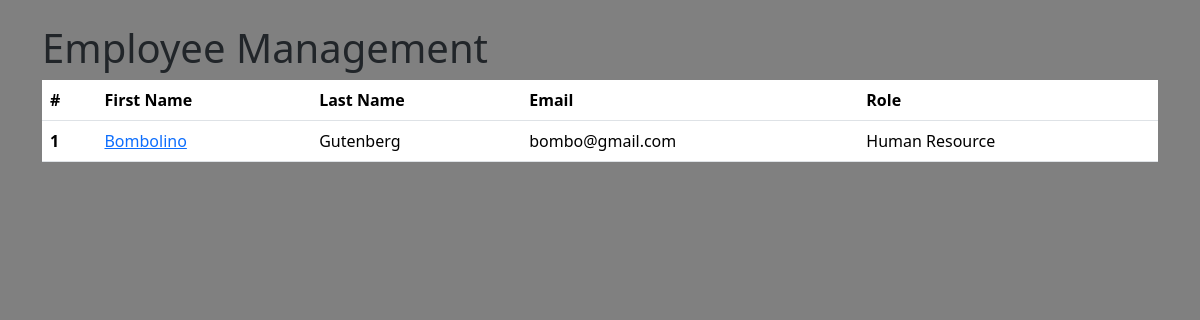
/, run on an earlier commit of the app's database.
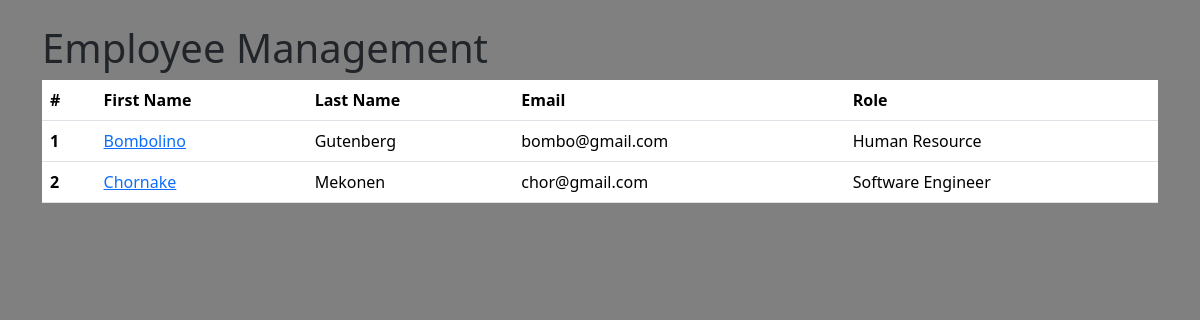
And on a later commit of the database.
### employees/models.py (models this page shows, shortened)
class Employee(models.Model):
    first_name = models.CharField(max_length=50)
    last_name = models.CharField(max_length=50)
    role = models.CharField(max_length=100)
    photo = models.ImageField(upload_to='images')
    email = models.CharField(max_length=60, unique=True)
    phone = models.CharField(max_length=15)
    address = models.CharField(max_length=100)
    created_at = models.DateTimeField(auto_now_add=True)
    updated_at = models.DateTimeField(auto_now=True)

### employee_management_site/views.py (the view)
# urls.py: 2. Add a URL to urlpatterns:  path('', views.home, name='home')
def home(request):
    employees = Employee.objects.all()
    context = {
        'employees' : employees,
    }
    return render(request, 'home.html', context)

### templates/home.html (shortened to what this page needs)
{% load static %}
<!DOCTYPE html>
<html lang="en">
<head>
    <link href="https://cdn.jsdelivr.net/npm/bootstrap@5.3.2/dist/css/bootstrap.min.css" rel="stylesheet">
    <link rel="stylesheet" href= "{% static 'css/styles.css' %}" />
</head>
<body>
    <div class="container">
        <h1 class="pt-4 m-10">Employee Management</h1>
        <table class="table">
          <thead>
            <tr>
              <th scope="col">#</th>
              <th scope="col">First Name</th>
              <th scope="col">Last Name</th>
              <th scope="col">Email</th>
              <th scope="col">Role</th>
            </tr>
          </thead>
          <tbody>
              {%for e in employees%}
              <tr>
                <th scope="row">{{e.id}}</th>
                  <td><a href="{% url 'employee_details' e.id  %}">{{e.first_name}}</a></td>
                  <td>{{e.last_name}}</td>
                  <td>{{e.email}}</td>
                  <td>{{e.role}}</td>
                </tr>
              {%endfor%}
            </tbody>
          </table>
    </div>
</body>
</html>

What changed in the data, as far as the page shows it:
added Employee: id "2", first_name "Chornake", last_name "Mekonen", email "chor@gmail.com", role "Software Engineer"
